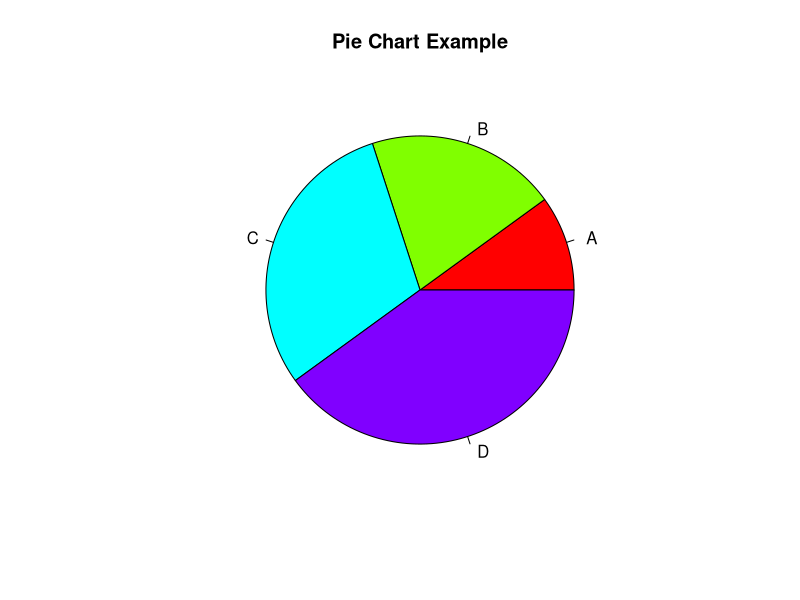
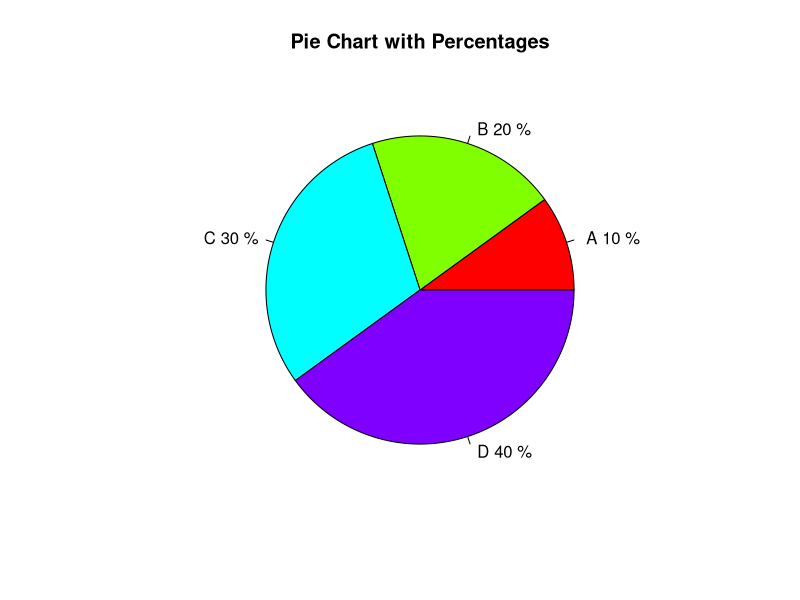
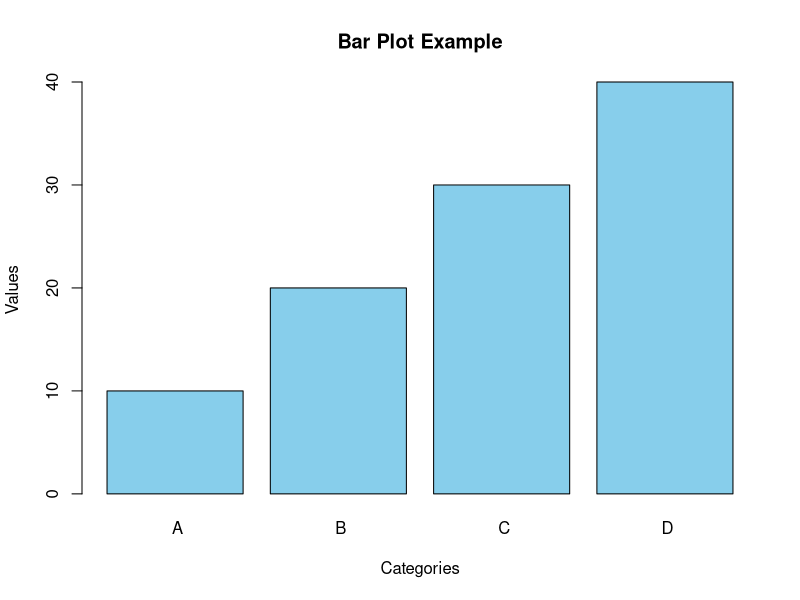
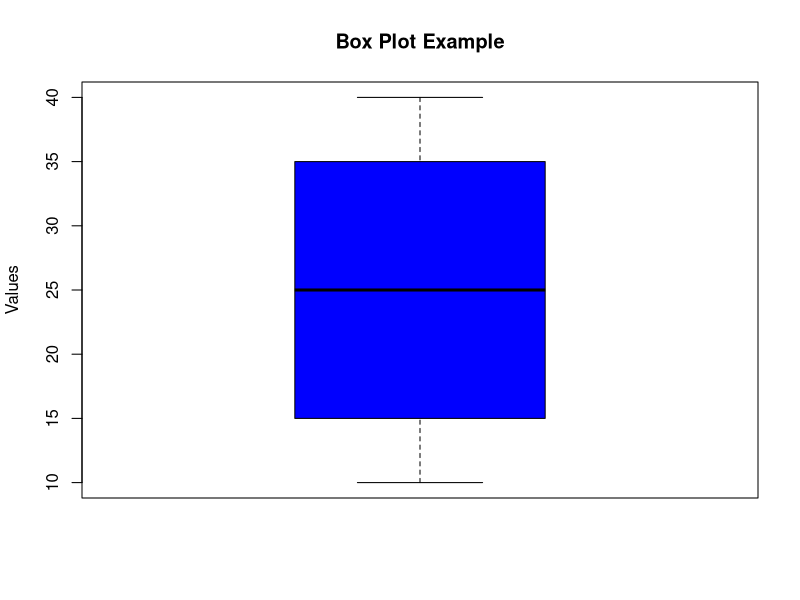
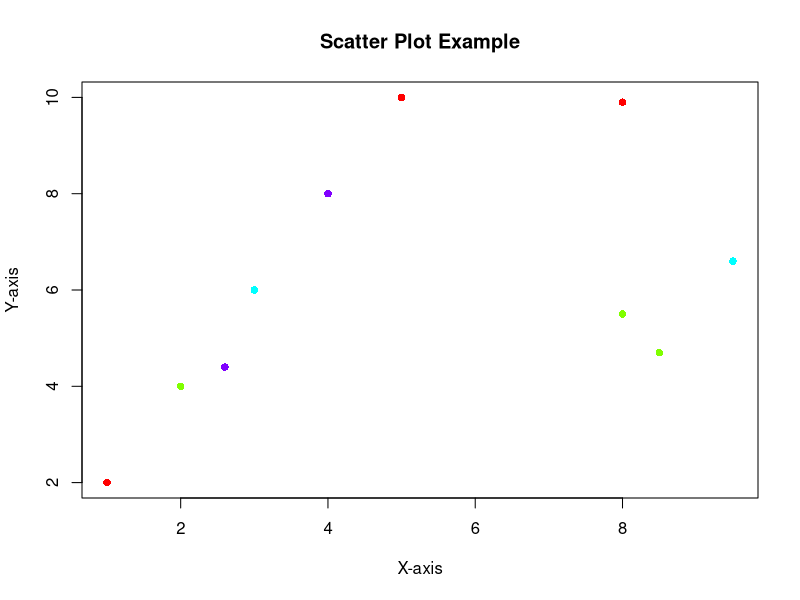
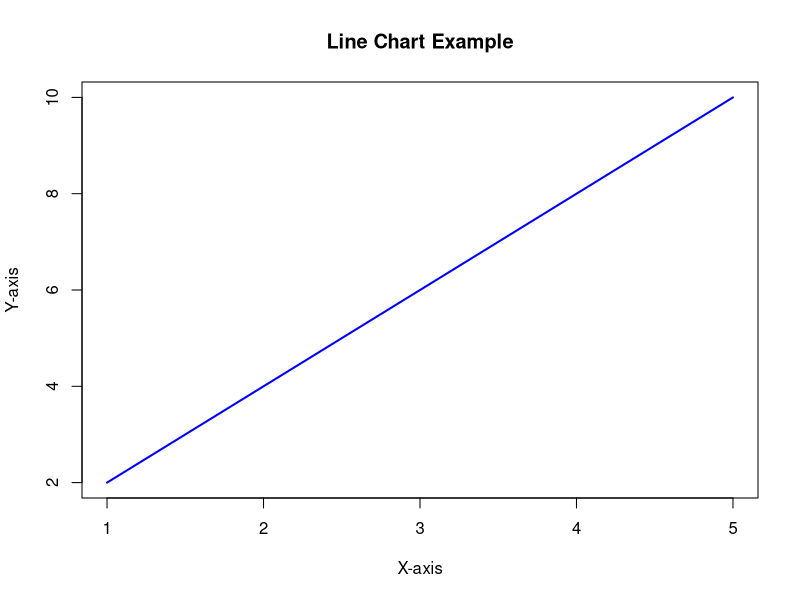

R code for these plots, in order:
# -- data visualization --
# Pie chart example
values <- c(10, 20, 30, 40)
labels <- c(" A", " B", " C", " D")
pie(values, labels = labels, main = "Pie Chart Example", col = rainbow(length(values)))

# Pie chart with percentages
percentages <- round(100 * values / sum(values), 1)
labels_with_percent <- paste(labels, percentages, "%")
pie(values, labels = labels_with_percent, main = "Pie Chart with Percentages", col = rainbow(length(values)))

# Bar plot example
barplot(values, names.arg = labels, main = "Bar Plot Example", col = "skyblue", xlab = "Categories", ylab = "Values")

# Box plot example
boxplot(values, main = "Box Plot Example", ylab = "Values", col = "blue")

# Scatter plot example
x <- c(1, 2, 3, 4, 5, 8, 9.5, 2.6, 8, 8.5)
y <- c(2, 4, 6, 8, 10, 5.5, 6.6, 4.4, 9.9, 4.7)
plot(x, y, main = "Scatter Plot Example", xlab = "X-axis", ylab = "Y-axis", col = rainbow(length(values)), pch = 16)

# Calculating mean and median
mean(x, trim = 0, na.rm = FALSE)
median(x, na.rm = FALSE)

# Line chart example
x <- c(1, 2, 3, 4, 5)
y <- c(2, 4, 6, 8, 10)
plot(x, y, type = "l", main = "Line Chart Example", xlab = "X-axis", ylab = "Y-axis", col = "blue", lwd = 2)
